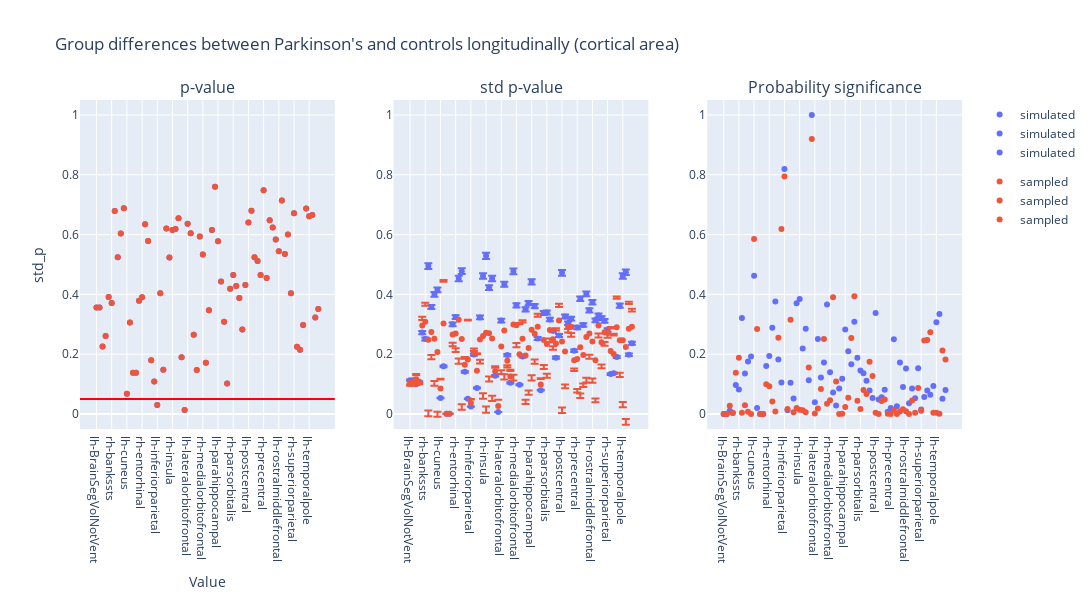

Write notebook code for a chart like this one.
### Code cell
plot_dumbbell(
    ancova_longitudinal_area,
    "Group differences between Parkinson's and controls longitudinally (cortical area)",
    "group"
)

### Figure 1 — Plotly figure (JSON) as saved in the notebook; plotly's stock layout.template omitted (floating-point values rounded to 4 significant figures)
{"data": [{"hovertemplate": "group=simulated<br>region=%{x}<br>p_value=%{y}<extra></extra>", "legendgroup": "simulated", "marker": {"color": "#636efa", "symbol": "circle"}, "mode": "markers", "name": "simulated", "orientation": "v", "showlegend": true, "type": "scatter", "x": ["lh-BrainSegVolNotVent", "rh-BrainSegVolNotVent", "lh-WhiteSurfArea", "rh-WhiteSurfArea", "lh-bankssts", "rh-bankssts", "lh-caudalanteriorcingulate", "rh-caudalanteriorcingulate", "lh-caudalmiddlefrontal", "rh-caudalmiddlefrontal", "lh-cuneus", "rh-cuneus", "lh-eTIV", "rh-eTIV", "lh-entorhinal", "rh-entorhinal", "lh-frontalpole", "rh-frontalpole", "lh-fusiform", "rh-fusiform", "lh-inferiorparietal", "rh-inferiorparietal", "lh-inferiortemporal", "rh-inferiortemporal", "lh-insula", "rh-insula", "lh-isthmuscingulate", "rh-isthmuscingulate", "lh-lateraloccipital", "rh-lateraloccipital", "lh-lateralorbitofrontal", "rh-lateralorbitofrontal", "lh-lingual", "rh-lingual", "lh-medialorbitofrontal", "rh-medialorbitofrontal", "lh-middletemporal", "rh-middletemporal", "lh-paracentral", "rh-paracentral", "lh-parahippocampal", "rh-parahippocampal", "lh-parsopercularis", "rh-parsopercularis", "lh-parsorbitalis", "rh-parsorbitalis", "lh-parstriangularis", "rh-parstriangularis", "lh-pericalcarine", "rh-pericalcarine", "lh-postcentral", "rh-postcentral", "lh-posteriorcingulate", "rh-posteriorcingulate", "lh-precentral", "rh-precentral", "lh-precuneus", "rh-precuneus", "lh-rostralanteriorcingulate", "rh-rostralanteriorcingulate", "lh-rostralmiddlefrontal", "rh-rostralmiddlefrontal", "lh-superiorfrontal", "rh-superiorfrontal", "lh-superiorparietal", "rh-superiorparietal", "lh-superiortemporal", "rh-superiortemporal", "lh-supramarginal", "rh-supramarginal", "lh-temporalpole", "rh-temporalpole", "lh-transversetemporal", "rh-transversetemporal"], "xaxis": "x", "y": [0.3562, 0.3562, 0.2256, 0.2607, 0.3916, 0.3716, 0.6792, 0.5246, 0.6033, 0.6883, 0.06777, 0.3062, 0.1379, 0.1379, 0.3785, 0.3904, 0.6344, 0.5784, 0.1794, 0.1087, 0.03057, 0.4038, 0.148, 0.62, 0.5236, 0.6155, 0.6188, 0.6545, 0.1899, 0.01384, 0.636, 0.6041, 0.2649, 0.1472, 0.5936, 0.5338, 0.1718, 0.3472, 0.6151, 0.7603, 0.5777, 0.4428, 0.3083, 0.1019, 0.4192, 0.4649, 0.428, 0.388, 0.2827, 0.4317, 0.6401, 0.6794, 0.5241, 0.5115, 0.4647, 0.7481, 0.4547, 0.6479, 0.6234, 0.5832, 0.5447, 0.7136, 0.5349, 0.6, 0.4042, 0.6712, 0.2253, 0.2151, 0.2975, 0.6871, 0.6617, 0.6656, 0.3227, 0.3511], "yaxis": "y"}, {"hovertemplate": "group=sampled<br>region=%{x}<br>p_value=%{y}<extra></extra>", "legendgroup": "sampled", "marker": {"color": "#EF553B", "symbol": "circle"}, "mode": "markers", "name": "sampled", "orientation": "v", "showlegend": true, "type": "scatter", "x": ["lh-BrainSegVolNotVent", "rh-BrainSegVolNotVent", "lh-WhiteSurfArea", "rh-WhiteSurfArea", "lh-bankssts", "rh-bankssts", "lh-caudalanteriorcingulate", "rh-caudalanteriorcingulate", "lh-caudalmiddlefrontal", "rh-caudalmiddlefrontal", "lh-cuneus", "rh-cuneus", "lh-eTIV", "rh-eTIV", "lh-entorhinal", "rh-entorhinal", "lh-frontalpole", "rh-frontalpole", "lh-fusiform", "rh-fusiform", "lh-inferiorparietal", "rh-inferiorparietal", "lh-inferiortemporal", "rh-inferiortemporal", "lh-insula", "rh-insula", "lh-isthmuscingulate", "rh-isthmuscingulate", "lh-lateraloccipital", "rh-lateraloccipital", "lh-lateralorbitofrontal", "rh-lateralorbitofrontal", "lh-lingual", "rh-lingual", "lh-medialorbitofrontal", "rh-medialorbitofrontal", "lh-middletemporal", "rh-middletemporal", "lh-paracentral", "rh-paracentral", "lh-parahippocampal", "rh-parahippocampal", "lh-parsopercularis", "rh-parsopercularis", "lh-parsorbitalis", "rh-parsorbitalis", "lh-parstriangularis", "rh-parstriangularis", "lh-pericalcarine", "rh-pericalcarine", "lh-postcentral", "rh-postcentral", "lh-posteriorcingulate", "rh-posteriorcingulate", "lh-precentral", "rh-precentral", "lh-precuneus", "rh-precuneus", "lh-rostralanteriorcingulate", "rh-rostralanteriorcingulate", "lh-rostralmiddlefrontal", "rh-rostralmiddlefrontal", "lh-superiorfrontal", "rh-superiorfrontal", "lh-superiorparietal", "rh-superiorparietal", "lh-superiortemporal", "rh-superiortemporal", "lh-supramarginal", "rh-supramarginal", "lh-temporalpole", "rh-temporalpole", "lh-transversetemporal", "rh-transversetemporal"], "xaxis": "x", "y": [0.3562, 0.3562, 0.2256, 0.2607, 0.3916, 0.3716, 0.6792, 0.5246, 0.6033, 0.6883, 0.06777, 0.3062, 0.1379, 0.1379, 0.3785, 0.3904, 0.6344, 0.5784, 0.1794, 0.1087, 0.03057, 0.4038, 0.148, 0.62, 0.5236, 0.6155, 0.6188, 0.6545, 0.1899, 0.01384, 0.636, 0.6041, 0.2649, 0.1472, 0.5936, 0.5338, 0.1718, 0.3472, 0.6151, 0.7603, 0.5777, 0.4428, 0.3083, 0.1019, 0.4192, 0.4649, 0.428, 0.388, 0.2827, 0.4317, 0.6401, 0.6794, 0.5241, 0.5115, 0.4647, 0.7481, 0.4547, 0.6479, 0.6234, 0.5832, 0.5447, 0.7136, 0.5349, 0.6, 0.4042, 0.6712, 0.2253, 0.2151, 0.2975, 0.6871, 0.6617, 0.6656, 0.3227, 0.3511], "yaxis": "y"}, {"error_y": {"array": [0.002201, 0.002201, 0.001946, 0.002102, 0.005303, 0.004888, 0.009638, 0.006971, 0.007793, 0.008085, 0.001041, 0.003106, 2.241e-05, 2.241e-05, 0.00584, 0.006311, 0.008827, 0.009305, 0.00275, 0.0009984, 0.0004833, 0.003871, 0.001699, 0.006294, 0.008993, 0.01031, 0.008233, 0.008827, 0.002494, 0.0001314, 0.006086, 0.008453, 0.003843, 0.002034, 0.009289, 0.007079, 0.001907, 0.003754, 0.006817, 0.00722, 0.008613, 0.007033, 0.004925, 0.001557, 0.006587, 0.006609, 0.006157, 0.005431, 0.003674, 0.005113, 0.009194, 0.006353, 0.005909, 0.00621, 0.004115, 0.005641, 0.007506, 0.005804, 0.007822, 0.006753, 0.007281, 0.006102, 0.006422, 0.006246, 0.006071, 0.005473, 0.002601, 0.002656, 0.00372, 0.007055, 0.008991, 0.009235, 0.003863, 0.004611], "arrayminus": [0.002245, 0.002245, 0.001986, 0.002144, 0.005411, 0.004987, 0.009833, 0.007112, 0.007951, 0.008248, 0.001062, 0.003168, 2.287e-05, 2.287e-05, 0.005958, 0.006439, 0.009006, 0.009493, 0.002806, 0.001019, 0.0004931, 0.003949, 0.001733, 0.006421, 0.009175, 0.01052, 0.008399, 0.009006, 0.002545, 0.000134, 0.006209, 0.008624, 0.00392, 0.002075, 0.009477, 0.007222, 0.001945, 0.00383, 0.006955, 0.007366, 0.008787, 0.007175, 0.005025, 0.001588, 0.00672, 0.006743, 0.006281, 0.005541, 0.003748, 0.005216, 0.009381, 0.006482, 0.006028, 0.006336, 0.004198, 0.005756, 0.007658, 0.005921, 0.007981, 0.006889, 0.007428, 0.006225, 0.006552, 0.006373, 0.006194, 0.005584, 0.002654, 0.00271, 0.003795, 0.007198, 0.009173, 0.009422, 0.003942, 0.004705]}, "hovertemplate": "group=simulated<br>region=%{x}<br>std_p=%{y}<extra></extra>", "legendgroup": "simulated", "marker": {"color": "#636efa", "symbol": "circle"}, "mode": "markers", "name": "simulated", "orientation": "v", "showlegend": true, "type": "scatter", "x": ["lh-BrainSegVolNotVent", "rh-BrainSegVolNotVent", "lh-WhiteSurfArea", "rh-WhiteSurfArea", "lh-bankssts", "rh-bankssts", "lh-caudalanteriorcingulate", "rh-caudalanteriorcingulate", "lh-caudalmiddlefrontal", "rh-caudalmiddlefrontal", "lh-cuneus", "rh-cuneus", "lh-eTIV", "rh-eTIV", "lh-entorhinal", "rh-entorhinal", "lh-frontalpole", "rh-frontalpole", "lh-fusiform", "rh-fusiform", "lh-inferiorparietal", "rh-inferiorparietal", "lh-inferiortemporal", "rh-inferiortemporal", "lh-insula", "rh-insula", "lh-isthmuscingulate", "rh-isthmuscingulate", "lh-lateraloccipital", "rh-lateraloccipital", "lh-lateralorbitofrontal", "rh-lateralorbitofrontal", "lh-lingual", "rh-lingual", "lh-medialorbitofrontal", "rh-medialorbitofrontal", "lh-middletemporal", "rh-middletemporal", "lh-paracentral", "rh-paracentral", "lh-parahippocampal", "rh-parahippocampal", "lh-parsopercularis", "rh-parsopercularis", "lh-parsorbitalis", "rh-parsorbitalis", "lh-parstriangularis", "rh-parstriangularis", "lh-pericalcarine", "rh-pericalcarine", "lh-postcentral", "rh-postcentral", "lh-posteriorcingulate", "rh-posteriorcingulate", "lh-precentral", "rh-precentral", "lh-precuneus", "rh-precuneus", "lh-rostralanteriorcingulate", "rh-rostralanteriorcingulate", "lh-rostralmiddlefrontal", "rh-rostralmiddlefrontal", "lh-superiorfrontal", "rh-superiorfrontal", "lh-superiorparietal", "rh-superiorparietal", "lh-superiortemporal", "rh-superiortemporal", "lh-supramarginal", "rh-supramarginal", "lh-temporalpole", "rh-temporalpole", "lh-transversetemporal", "rh-transversetemporal"], "xaxis": "x2", "y": [0.113, 0.113, 0.09994, 0.1079, 0.2723, 0.251, 0.4949, 0.358, 0.4002, 0.4151, 0.05347, 0.1595, 0.001151, 0.001151, 0.2999, 0.3241, 0.4533, 0.4778, 0.1412, 0.05126, 0.02482, 0.1988, 0.08724, 0.3232, 0.4618, 0.5293, 0.4227, 0.4533, 0.1281, 0.006745, 0.3125, 0.434, 0.1973, 0.1044, 0.477, 0.3635, 0.0979, 0.1927, 0.35, 0.3707, 0.4423, 0.3611, 0.2529, 0.07994, 0.3382, 0.3394, 0.3161, 0.2789, 0.1886, 0.2625, 0.4721, 0.3262, 0.3034, 0.3189, 0.2113, 0.2897, 0.3854, 0.298, 0.4017, 0.3467, 0.3739, 0.3133, 0.3297, 0.3207, 0.3117, 0.281, 0.1335, 0.1364, 0.191, 0.3623, 0.4617, 0.4742, 0.1984, 0.2368], "yaxis": "y2"}, {"error_y": {"array": [-0.00567, -0.00567, 0.01796, -0.0009964, 0.0292, 0.06285, -0.2367, -0.07688, -0.1408, -0.1997, 0.03279, 0.1461, 1.619e-05, 1.619e-05, -0.0278, -0.04877, -0.1292, -0.2177, 0.02598, 0.1323, 0.0128, 0.01204, 0.05894, -0.06769, -0.1917, -0.2469, -0.1446, -0.1915, 0.01719, 0.02062, -0.08019, -0.1464, -0.01522, 0.02278, -0.1682, -0.05949, 0.1042, 0.06237, -0.1477, -0.1423, -0.1518, -0.08595, 0.0435, 0.02081, -0.08366, -0.09889, -0.02865, -0.02357, 0.05086, 0.05556, -0.2206, -0.1104, -0.006433, -0.02105, -0.02734, -0.1003, -0.1546, -0.09509, -0.1361, -0.07077, -0.1238, -0.1276, -0.02703, -0.07455, -0.03244, -0.004548, 0.08015, 0.06731, 0.103, -0.1086, -0.206, -0.241, 0.0906, 0.06008], "arrayminus": [0.01012, 0.01012, -0.01403, 0.005242, -0.01849, -0.05298, 0.2562, 0.09097, 0.1566, 0.2161, -0.03069, -0.1398, 2.909e-05, 2.909e-05, 0.03959, 0.06152, 0.147, 0.2365, -0.02043, -0.1303, -0.01183, -0.004221, -0.05551, 0.0804, 0.2099, 0.2678, 0.1613, 0.2094, -0.01215, -0.02035, 0.09249, 0.1634, 0.02298, -0.01867, 0.1869, 0.07379, -0.1003, -0.05479, 0.1615, 0.1569, 0.1692, 0.1002, -0.03355, -0.01766, 0.09697, 0.1122, 0.04109, 0.03454, -0.04344, -0.04524, 0.2391, 0.1232, 0.01837, 0.0336, 0.03565, 0.1117, 0.1698, 0.1068, 0.1519, 0.08441, 0.1385, 0.1399, 0.04, 0.08717, 0.04471, 0.0156, -0.0749, -0.06194, -0.09552, 0.1228, 0.2242, 0.2596, -0.08279, -0.05077]}, "hovertemplate": "group=sampled<br>region=%{x}<br>std_p=%{y}<extra></extra>", "legendgroup": "sampled", "marker": {"color": "#EF553B", "symbol": "circle"}, "mode": "markers", "name": "sampled", "orientation": "v", "showlegend": true, "type": "scatter", "x": ["lh-BrainSegVolNotVent", "rh-BrainSegVolNotVent", "lh-WhiteSurfArea", "rh-WhiteSurfArea", "lh-bankssts", "rh-bankssts", "lh-caudalanteriorcingulate", "rh-caudalanteriorcingulate", "lh-caudalmiddlefrontal", "rh-caudalmiddlefrontal", "lh-cuneus", "rh-cuneus", "lh-eTIV", "rh-eTIV", "lh-entorhinal", "rh-entorhinal", "lh-frontalpole", "rh-frontalpole", "lh-fusiform", "rh-fusiform", "lh-inferiorparietal", "rh-inferiorparietal", "lh-inferiortemporal", "rh-inferiortemporal", "lh-insula", "rh-insula", "lh-isthmuscingulate", "rh-isthmuscingulate", "lh-lateraloccipital", "rh-lateraloccipital", "lh-lateralorbitofrontal", "rh-lateralorbitofrontal", "lh-lingual", "rh-lingual", "lh-medialorbitofrontal", "rh-medialorbitofrontal", "lh-middletemporal", "rh-middletemporal", "lh-paracentral", "rh-paracentral", "lh-parahippocampal", "rh-parahippocampal", "lh-parsopercularis", "rh-parsopercularis", "lh-parsorbitalis", "rh-parsorbitalis", "lh-parstriangularis", "rh-parstriangularis", "lh-pericalcarine", "rh-pericalcarine", "lh-postcentral", "rh-postcentral", "lh-posteriorcingulate", "rh-posteriorcingulate", "lh-precentral", "rh-precentral", "lh-precuneus", "rh-precuneus", "lh-rostralanteriorcingulate", "rh-rostralanteriorcingulate", "lh-rostralmiddlefrontal", "rh-rostralmiddlefrontal", "lh-superiorfrontal", "rh-superiorfrontal", "lh-superiorparietal", "rh-superiorparietal", "lh-superiortemporal", "rh-superiortemporal", "lh-supramarginal", "rh-supramarginal", "lh-temporalpole", "rh-temporalpole", "lh-transversetemporal", "rh-transversetemporal"], "xaxis": "x2", "y": [0.1051, 0.1051, 0.116, 0.1048, 0.2962, 0.309, 0.2485, 0.2741, 0.2516, 0.2073, 0.08522, 0.3025, 0.001145, 0.001145, 0.2662, 0.269, 0.3152, 0.2507, 0.1644, 0.1826, 0.03714, 0.2069, 0.1445, 0.2492, 0.2611, 0.272, 0.2699, 0.2529, 0.1428, 0.02723, 0.2262, 0.2792, 0.1782, 0.1252, 0.2995, 0.2969, 0.2001, 0.2514, 0.1955, 0.2212, 0.2818, 0.2681, 0.2915, 0.09919, 0.248, 0.2339, 0.2813, 0.2499, 0.2358, 0.313, 0.2424, 0.2095, 0.2911, 0.2916, 0.1798, 0.1837, 0.2233, 0.1971, 0.2577, 0.2692, 0.2428, 0.1797, 0.2963, 0.2399, 0.2732, 0.271, 0.2111, 0.201, 0.2903, 0.2466, 0.2467, 0.224, 0.2851, 0.2923], "yaxis": "y2"}, {"hovertemplate": "group=simulated<br>region=%{x}<br>psig=%{y}<extra></extra>", "legendgroup": "simulated", "marker": {"color": "#636efa", "symbol": "circle"}, "mode": "markers", "name": "simulated", "orientation": "v", "showlegend": true, "type": "scatter", "x": ["lh-BrainSegVolNotVent", "rh-BrainSegVolNotVent", "lh-WhiteSurfArea", "rh-WhiteSurfArea", "lh-bankssts", "rh-bankssts", "lh-caudalanteriorcingulate", "rh-caudalanteriorcingulate", "lh-caudalmiddlefrontal", "rh-caudalmiddlefrontal", "lh-cuneus", "rh-cuneus", "lh-eTIV", "rh-eTIV", "lh-entorhinal", "rh-entorhinal", "lh-frontalpole", "rh-frontalpole", "lh-fusiform", "rh-fusiform", "lh-inferiorparietal", "rh-inferiorparietal", "lh-inferiortemporal", "rh-inferiortemporal", "lh-insula", "rh-insula", "lh-isthmuscingulate", "rh-isthmuscingulate", "lh-lateraloccipital", "rh-lateraloccipital", "lh-lateralorbitofrontal", "rh-lateralorbitofrontal", "lh-lingual", "rh-lingual", "lh-medialorbitofrontal", "rh-medialorbitofrontal", "lh-middletemporal", "rh-middletemporal", "lh-paracentral", "rh-paracentral", "lh-parahippocampal", "rh-parahippocampal", "lh-parsopercularis", "rh-parsopercularis", "lh-parsorbitalis", "rh-parsorbitalis", "lh-parstriangularis", "rh-parstriangularis", "lh-pericalcarine", "rh-pericalcarine", "lh-postcentral", "rh-postcentral", "lh-posteriorcingulate", "rh-posteriorcingulate", "lh-precentral", "rh-precentral", "lh-precuneus", "rh-precuneus", "lh-rostralanteriorcingulate", "rh-rostralanteriorcingulate", "lh-rostralmiddlefrontal", "rh-rostralmiddlefrontal", "lh-superiorfrontal", "rh-superiorfrontal", "lh-superiorparietal", "rh-superiorparietal", "lh-superiortemporal", "rh-superiortemporal", "lh-supramarginal", "rh-supramarginal", "lh-temporalpole", "rh-temporalpole", "lh-transversetemporal", "rh-transversetemporal"], "xaxis": "x3", "y": [7.184e-05, 7.184e-05, 0.01073, 0.004328, 0.09682, 0.08231, 0.3208, 0.1352, 0.1759, 0.1928, 0.4625, 0.02008, 0.0, 0.0, 0.1605, 0.1943, 0.2889, 0.376, 0.1825, 0.1057, 0.819, 0.01246, 0.105, 0.05174, 0.3703, 0.3845, 0.2192, 0.2855, 0.1129, 0.9998, 0.03907, 0.2505, 0.1226, 0.1727, 0.3662, 0.1395, 0.07237, 0.02843, 0.08575, 0.1182, 0.2827, 0.2096, 0.1668, 0.3083, 0.1883, 0.1452, 0.1364, 0.1111, 0.07846, 0.05384, 0.3379, 0.04848, 0.05655, 0.08134, 0.0073, 0.02037, 0.25, 0.02644, 0.1726, 0.09015, 0.1522, 0.03605, 0.08514, 0.05301, 0.1529, 0.01525, 0.0568, 0.07913, 0.06482, 0.09407, 0.307, 0.3344, 0.05116, 0.08013], "yaxis": "y3"}, {"hovertemplate": "group=sampled<br>region=%{x}<br>psig=%{y}<extra></extra>", "legendgroup": "sampled", "marker": {"color": "#EF553B", "symbol": "circle"}, "mode": "markers", "name": "sampled", "orientation": "v", "showlegend": true, "type": "scatter", "x": ["lh-BrainSegVolNotVent", "rh-BrainSegVolNotVent", "lh-WhiteSurfArea", "rh-WhiteSurfArea", "lh-bankssts", "rh-bankssts", "lh-caudalanteriorcingulate", "rh-caudalanteriorcingulate", "lh-caudalmiddlefrontal", "rh-caudalmiddlefrontal", "lh-cuneus", "rh-cuneus", "lh-eTIV", "rh-eTIV", "lh-entorhinal", "rh-entorhinal", "lh-frontalpole", "rh-frontalpole", "lh-fusiform", "rh-fusiform", "lh-inferiorparietal", "rh-inferiorparietal", "lh-inferiortemporal", "rh-inferiortemporal", "lh-insula", "rh-insula", "lh-isthmuscingulate", "rh-isthmuscingulate", "lh-lateraloccipital", "rh-lateraloccipital", "lh-lateralorbitofrontal", "rh-lateralorbitofrontal", "lh-lingual", "rh-lingual", "lh-medialorbitofrontal", "rh-medialorbitofrontal", "lh-middletemporal", "rh-middletemporal", "lh-paracentral", "rh-paracentral", "lh-parahippocampal", "rh-parahippocampal", "lh-parsopercularis", "rh-parsopercularis", "lh-parsorbitalis", "rh-parsorbitalis", "lh-parstriangularis", "rh-parstriangularis", "lh-pericalcarine", "rh-pericalcarine", "lh-postcentral", "rh-postcentral", "lh-posteriorcingulate", "rh-posteriorcingulate", "lh-precentral", "rh-precentral", "lh-precuneus", "rh-precuneus", "lh-rostralanteriorcingulate", "rh-rostralanteriorcingulate", "lh-rostralmiddlefrontal", "rh-rostralmiddlefrontal", "lh-superiorfrontal", "rh-superiorfrontal", "lh-superiorparietal", "rh-superiorparietal", "lh-superiortemporal", "rh-superiortemporal", "lh-supramarginal", "rh-supramarginal", "lh-temporalpole", "rh-temporalpole", "lh-transversetemporal", "rh-transversetemporal"], "xaxis": "x3", "y": [1.913e-05, 1.913e-05, 0.02778, 0.003301, 0.138, 0.1881, 0.004416, 0.02911, 0.007481, 0.0003912, 0.5854, 0.2846, 0.0, 0.0, 0.09961, 0.09264, 0.04174, 0.008838, 0.2551, 0.6187, 0.7943, 0.01695, 0.3154, 0.006051, 0.02052, 0.01426, 0.01306, 0.00582, 0.1552, 0.9196, 0.001804, 0.01895, 0.08392, 0.2505, 0.0343, 0.04636, 0.3908, 0.1084, 0.0002803, 0.001094, 0.02396, 0.05413, 0.2541, 0.3939, 0.04467, 0.01707, 0.0803, 0.06684, 0.1749, 0.1274, 0.003959, 0.000476, 0.04373, 0.04867, 0.001321, 4.561e-05, 0.01368, 0.0002257, 0.008277, 0.016, 0.009033, 2.757e-05, 0.0454, 0.004737, 0.08706, 0.01094, 0.2461, 0.2474, 0.2731, 0.003972, 0.004319, 0.001322, 0.2126, 0.1825], "yaxis": "y3"}], "layout": {"annotations": [{"font": {"size": 16}, "showarrow": false, "text": "p-value", "x": 0.1444, "xanchor": "center", "xref": "paper", "y": 1, "yanchor": "bottom", "yref": "paper"}, {"font": {"size": 16}, "showarrow": false, "text": "std p-value", "x": 0.5, "xanchor": "center", "xref": "paper", "y": 1, "yanchor": "bottom", "yref": "paper"}, {"font": {"size": 16}, "showarrow": false, "text": "Probability significance", "x": 0.8556, "xanchor": "center", "xref": "paper", "y": 1, "yanchor": "bottom", "yref": "paper"}], "height": 600, "hovermode": "closest", "shapes": [{"line": {"color": "red", "width": 2}, "type": "line", "x0": 0, "x1": 1, "xref": "x domain", "y0": 0.05, "y1": 0.05, "yref": "y"}], "title": {"text": "Group differences between Parkinson's and controls longitudinally (cortical area)"}, "width": 1400, "xaxis": {"anchor": "y", "domain": [0, 0.2889], "title": {"text": "Value"}}, "xaxis2": {"anchor": "y2", "domain": [0.3556, 0.6444]}, "xaxis3": {"anchor": "y3", "domain": [0.7111, 1]}, "yaxis": {"anchor": "x", "domain": [0, 1], "range": [-0.05, 1.05], "title": {"text": "std_p"}}, "yaxis2": {"anchor": "x2", "domain": [0, 1], "range": [-0.05, 1.05]}, "yaxis3": {"anchor": "x3", "domain": [0, 1], "range": [-0.05, 1.05]}}}
